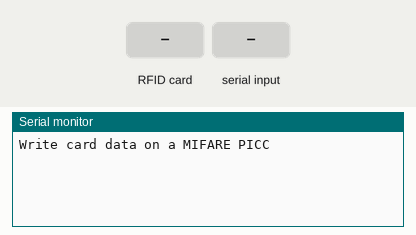
Bench run of a sketch on a simulated Arduino Uno, built with avr-gcc and run on an emulated ATmega328P. On the bench: the last lines printed to the serial monitor. The test bench sets the inputs (shaded band).

Above: at 1.2 s.
1.3 s: RFID card 5E 7A 19 C4 held to the reader
At 1.7 s:
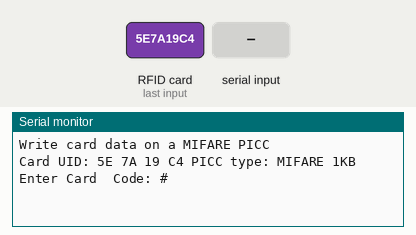
2.8 s: "1#" received over Serial
At 3.4 s:
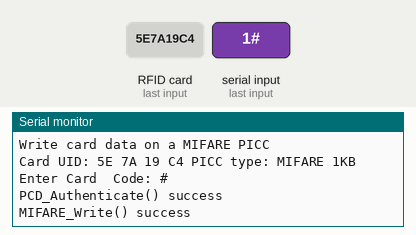

Measured:
- after the input at 1.3 s, the serial monitor: prints a new line at once (image 1)
- after the input at 2.8 s, the serial monitor: prints a new line at once (image 2)

The sketch:

write_card_data.ino
```cpp
#include <SPI.h>
#include <MFRC522.h>

#define RST_PIN         9           // Configurable, see typical pin layout above
#define SS_PIN          10          // Configurable, see typical pin layout above

MFRC522 mfrc522(SS_PIN, RST_PIN);   // Create MFRC522 instance

void setup() {
  Serial.begin(9600);        // Initialize serial communications with the PC
  SPI.begin();               // Init SPI bus
  mfrc522.PCD_Init();        // Init MFRC522 card
  Serial.println(F("Write card data on a MIFARE PICC "));
}

void loop() {

  // Prepare key - all keys are set to FFFFFFFFFFFFh at chip delivery from the factory.
  MFRC522::MIFARE_Key key;
  for (byte i = 0; i < 6; i++) key.keyByte[i] = 0xFF;

  // Reset the loop if no new card present on the sensor/reader. This saves the entire process when idle.
  mfrc522.PCD_StopCrypto1();
  if ( ! mfrc522.PICC_IsNewCardPresent()) {
    return;
  }
  //89631139
  //14087893
  // Select one of the cards
  if ( ! mfrc522.PICC_ReadCardSerial()) {
    return;
  }

  Serial.print(F("Card UID:"));    //Dump UID
  for (byte i = 0; i < mfrc522.uid.size; i++) {
    Serial.print(mfrc522.uid.uidByte[i] < 0x10 ? " 0" : " ");
    //If the hex number to be displayed is less than 0x10, add a leading '0' to the string 'ID'
    Serial.print(mfrc522.uid.uidByte[i], HEX);
  }
  Serial.print(F(" PICC type: "));   // Dump PICC type
  MFRC522::PICC_Type piccType = mfrc522.PICC_GetType(mfrc522.uid.sak);
  Serial.println(mfrc522.PICC_GetTypeName(piccType));

  byte buffer[11];
  byte block;
  MFRC522::StatusCode status;
  byte len;

  Serial.setTimeout(20000L);     // wait until 20 seconds for input from serial
  Serial.println(F("Enter Card  Code: #"));
  len = Serial.readBytesUntil('#', (char *) buffer, 11) ; // read card code from serial
  if (buffer[0] == '\n'){
    for (byte i = 1; i < sizeof(buffer); i++){
       buffer[i-1] = buffer[i];
    }
  }

  block = 1;
  //Serial.println(F("Authenticating using key A..."));
  status = mfrc522.PCD_Authenticate(MFRC522::PICC_CMD_MF_AUTH_KEY_A, block, &key, &(mfrc522.uid));
  if (status != MFRC522::STATUS_OK) {
    Serial.print(F("PCD_Authenticate() failed: "));
    Serial.println(mfrc522.GetStatusCodeName(status));
    return;
  }
  else Serial.println(F("PCD_Authenticate() success"));

  // Write block
 status = mfrc522.MIFARE_Write(block, buffer, 16);
  if (status != MFRC522::STATUS_OK) {
    Serial.print(F("MIFARE_Write() failed: "));
    Serial.println(mfrc522.GetStatusCodeName(status));
     mfrc522.PICC_HaltA(); // Halt PICC
    mfrc522.PCD_StopCrypto1();  // Stop encryption on PCD
    return;
  }
  else Serial.println(F("MIFARE_Write() success"));


  delay(5000);
  Serial.println(F("Write card data on a MIFARE PICC"));

}
```
